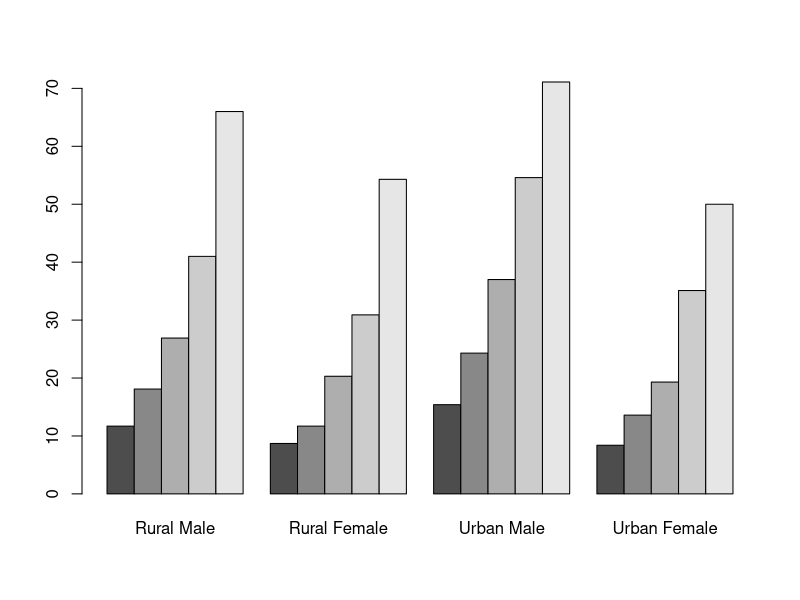
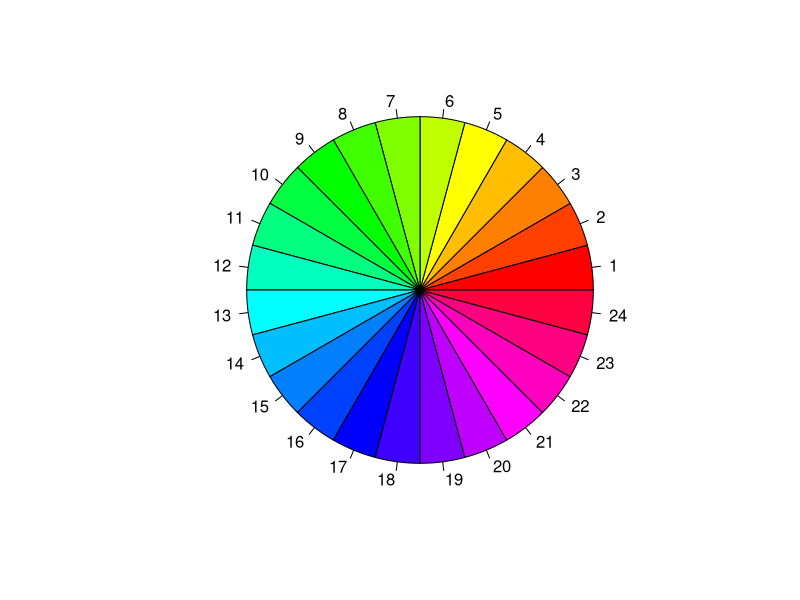
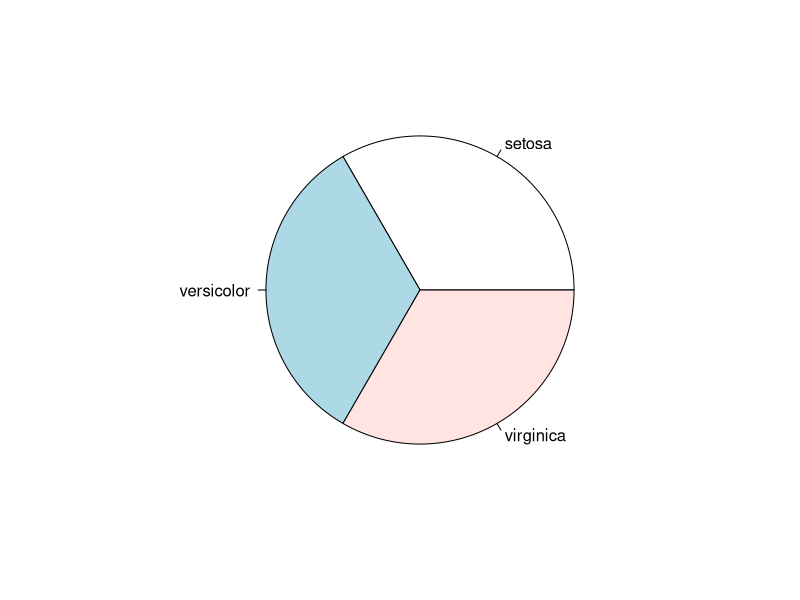
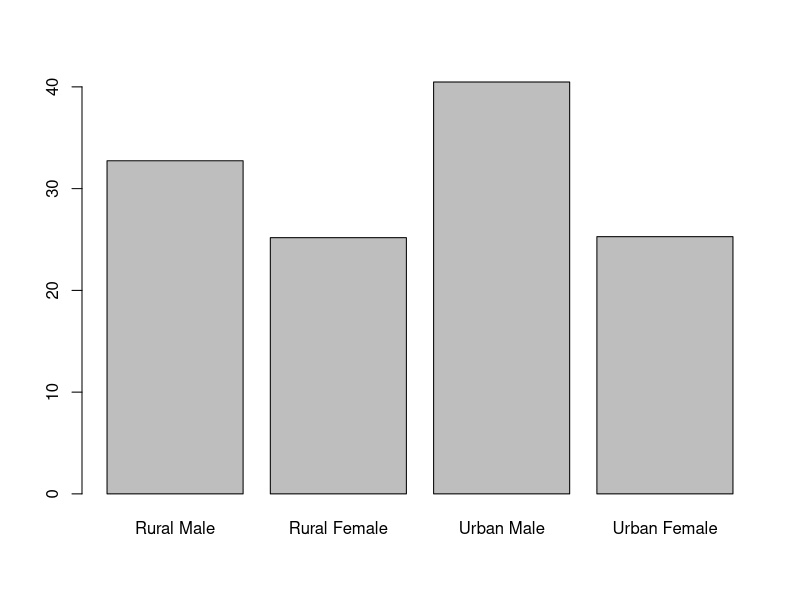
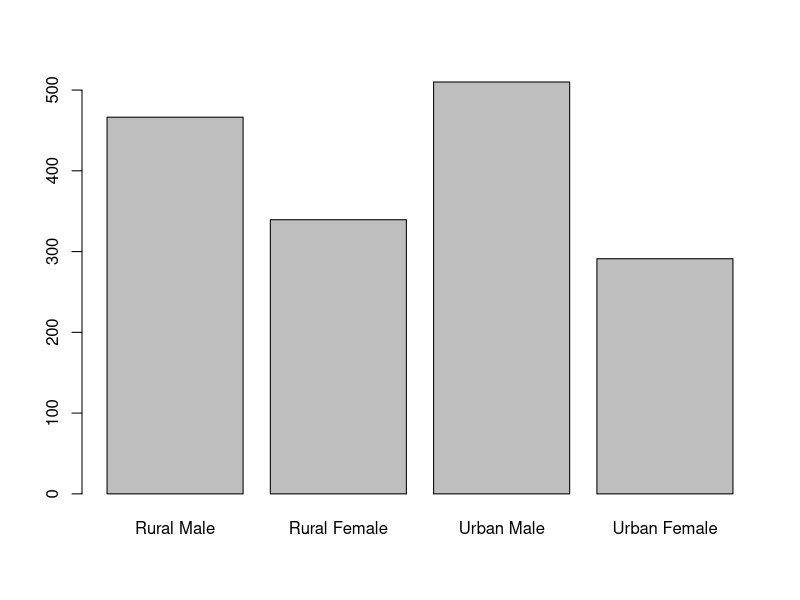
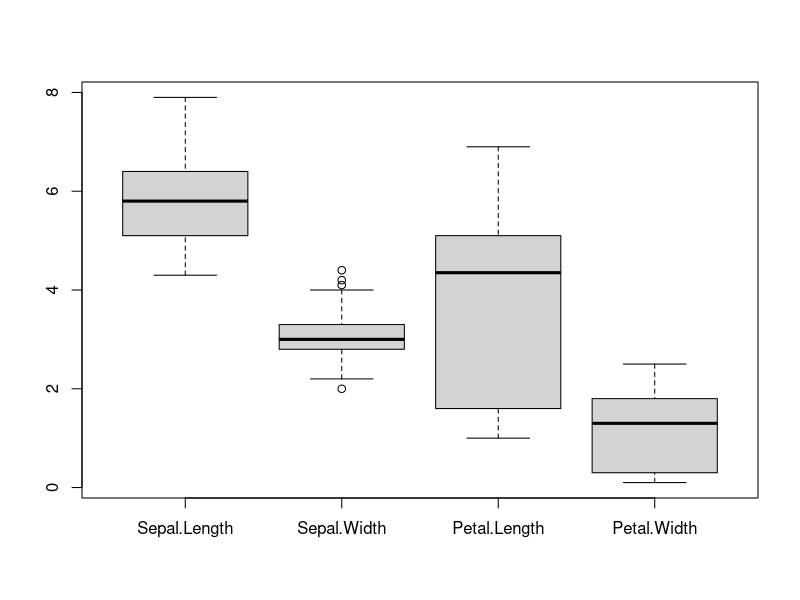
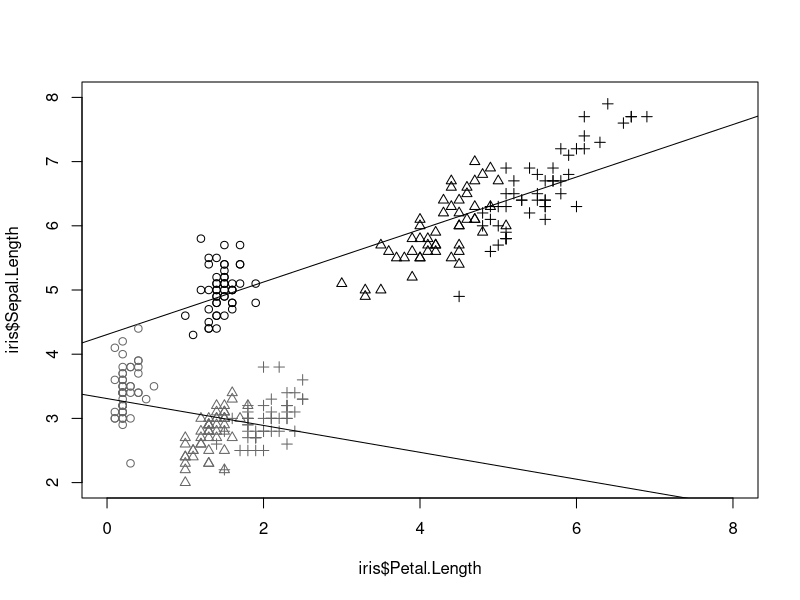
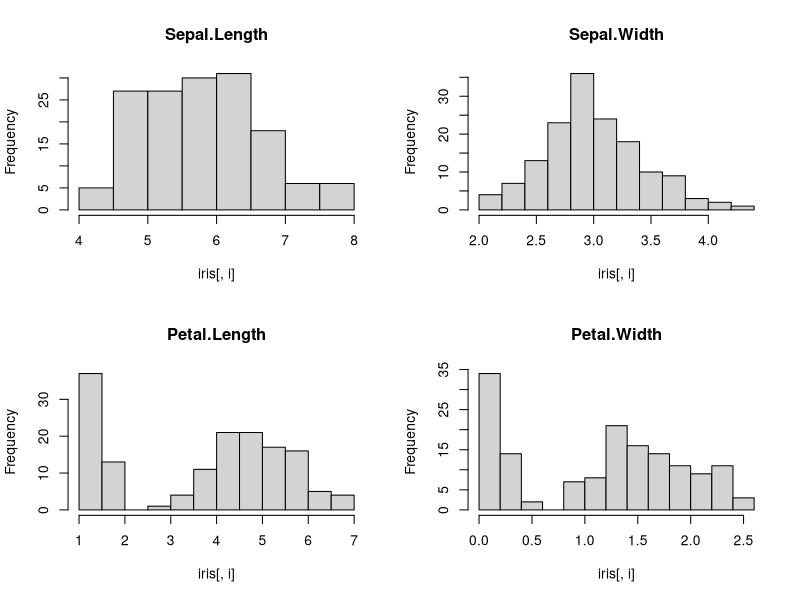

Generate these figures, in order, with R:
?barplot
barplot(VADeaths, plot = FALSE)
barplot(VADeaths, plot = FALSE, beside = TRUE)
barplot(VADeaths, plot = T, beside = TRUE)

?pie
require(grDevices)
pie(rep(1, 24), col = rainbow(24), radius = 0.9)
data(iris)
str(iris)
pie(table(iris$Species))
barplot(apply(VADeaths,2,mean))
barplot(apply(VADeaths,2,var))

boxplot(iris[,c(1:4)])
iris$Species2<-iris$Species
names(iris)
iris$Species2<-as.numeric(iris$Species)
plot(iris$Sepal.Length~iris$Petal.Length,pch=iris$Species2,xlim=c(0,8),ylim=c(2,8))
abline(lm(iris$Sepal.Length~iris$Petal.Length))
points(iris$Sepal.Width~iris$Petal.Width,pch=iris$Species2,col="gray40")
abline(lm(iris$Sepal.Width~iris$Petal.Width,col="gray40"))

par(mfrow=c(2,2))
for(i in 1:4){
	hist(iris[,i],main=colnames(iris)[i])
	}
	




